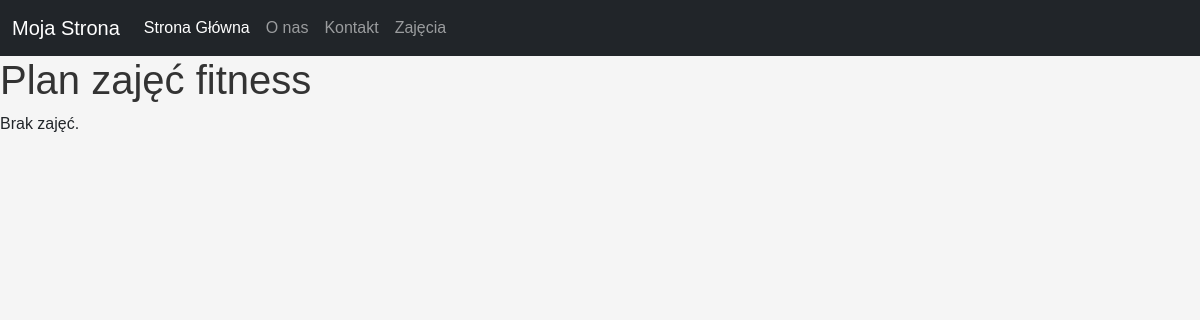
The app's page /zajecia/, older data.
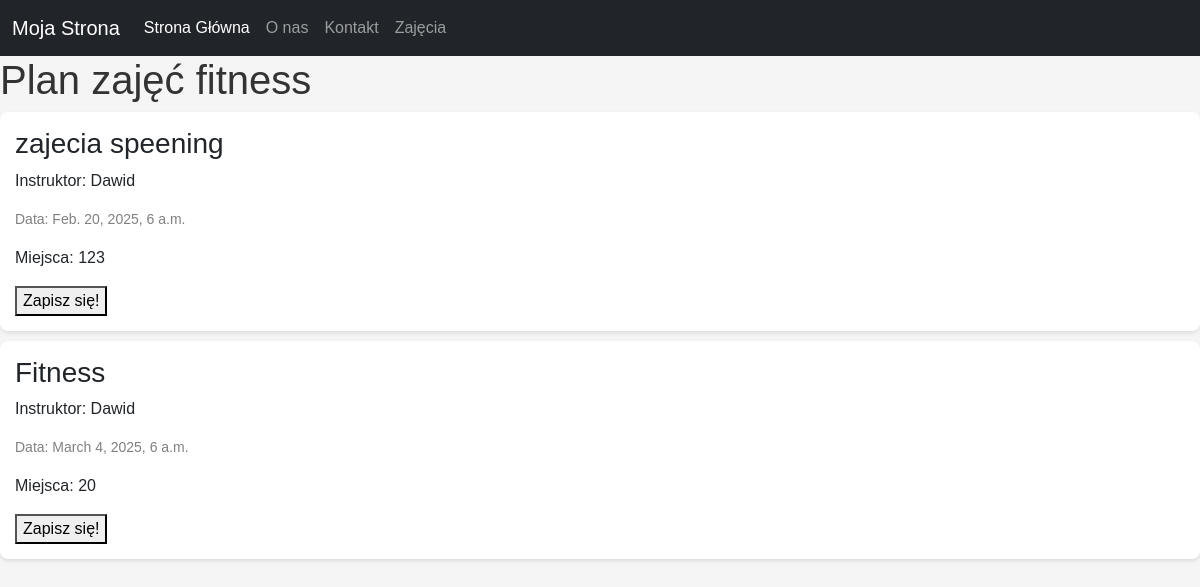
The same page, newer data.
### zajecia/models.py (models this page shows, shortened)
class ZajecieFitness(models.Model):
    nazwa = models.CharField(max_length=100)
    instruktor = models.CharField(max_length=100)
    data = models.DateTimeField()
    liczba_miejsc = models.PositiveIntegerField()

### zajecia/views.py (the view)
# urls.py: path('', views.lista_zajec, name='lista_zajec'),
def lista_zajec(request):
    zajecia  = ZajecieFitness.objects.all()
    return render(request, 'zajecia/lista_zajec.html', {'zajecia': zajecia})

### fitnessapp/templates/zajecia/lista_zajec.html (shortened to what this page needs)
<!DOCTYPE html>
<html lang="pl">
<head>
    <link href="https://cdn.jsdelivr.net/npm/bootstrap@5.3.3/dist/css/bootstrap.min.css" rel="stylesheet">
</head>
<body>
    <nav class="navbar navbar-expand-lg navbar-dark bg-dark">
        <div class="container-fluid">
            <a class="navbar-brand" href="{% url 'firstpage' %}">Moja Strona</a>
            <div class="collapse navbar-collapse" id="navbarNav">
                <ul class="navbar-nav">
                    <li class="nav-item">
                        <a class="nav-link active" href="{% url 'firstpage' %}">Strona Główna</a>
                    </li>
                    <li class="nav-item">
                        <a class="nav-link" href="#">O nas</a>
                    </li>
                    <li class="nav-item">
                        <a class="nav-link" href="#">Kontakt</a>
                    </li>
                    <li class="nav-item">
                        <a class="nav-link" href="{% url 'lista_zajec' %}">Zajęcia</a>
                    </li>
                </ul>
            </div>
        </div>
    </nav>
    <h1>Plan zajęć fitness</h1>
    {% for zajecie in zajecia %}
        <div class="zajecie">
            <h3>{{ zajecie.nazwa }}</h3>
            <p>Instruktor: {{ zajecie.instruktor }}</p>
            <p class="data">Data: {{ zajecie.data }}</p>
            <p>Miejsca: {{ zajecie.liczba_miejsc }}</p>
            <button>Zapisz się!</button>
        </div>
    {% empty %}
        <p>Brak zajęć.</p>
    {% endfor %}
</body>
</html>

### fitnessapp/templates/zajecia/lista_zajec.html (style rules this page uses)
body { font-family: Arial, sans-serif; background-color: #f5f5f5; }
.zajecie { background-color: white; padding: 15px; margin-bottom: 10px; border-radius: 8px; box-shadow: 0 2px 4px rgba(0, 0, 0, 0.1); }
h1 { color: #333; }
.data { color: gray; font-size: 14px; }

Row changes from the older to the newer data that the page shows:
added ZajecieFitness: nazwa "zajecia speening", instruktor "Dawid", data "Feb. 20, 2025, 6 a.m.", liczba_miejsc "123"
added ZajecieFitness: nazwa "Fitness", instruktor "Dawid", data "March 4, 2025, 6 a.m.", liczba_miejsc "20"
Text that changed along with them:
text no longer shown: "Brak zajęć."
